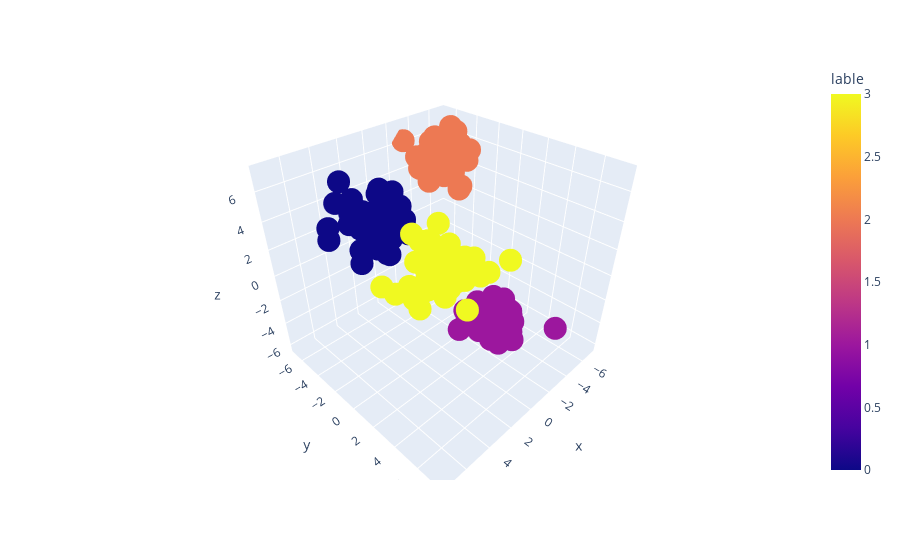

The code cell stored with this chart in its notebook:
### Code cell
fig=px.scatter_3d(df,x='x',y='y',z='z',color='lable')
fig.show()

### Figure 1 — Plotly figure (JSON) as saved in the notebook; plotly's stock layout.template omitted (floating-point values rounded to 4 significant figures; data arrays with more than 128 entries replaced by an {"elided": "..."} marker saying what was removed)
{"data": [{"hovertemplate": "x=%{x}<br>y=%{y}<br>z=%{z}<br>lable=%{marker.color}<extra></extra>", "legendgroup": "", "marker": {"color": {"elided": "200 int values"}, "coloraxis": "coloraxis", "symbol": "circle"}, "mode": "markers", "name": "", "scene": "scene", "showlegend": false, "type": "scatter3d", "x": {"elided": "200 float values"}, "y": {"elided": "200 float values"}, "z": {"elided": "200 float values"}}], "layout": {"coloraxis": {"colorbar": {"title": {"text": "lable"}}, "colorscale": [[0, "#0d0887"], [0.1111, "#46039f"], [0.2222, "#7201a8"], [0.3333, "#9c179e"], [0.4444, "#bd3786"], [0.5556, "#d8576b"], [0.6667, "#ed7953"], [0.7778, "#fb9f3a"], [0.8889, "#fdca26"], [1, "#f0f921"]]}, "legend": {"tracegroupgap": 0}, "margin": {"t": 60}, "scene": {"domain": {"x": [0, 1], "y": [0, 1]}, "xaxis": {"title": {"text": "x"}}, "yaxis": {"title": {"text": "y"}}, "zaxis": {"title": {"text": "z"}}}}}
